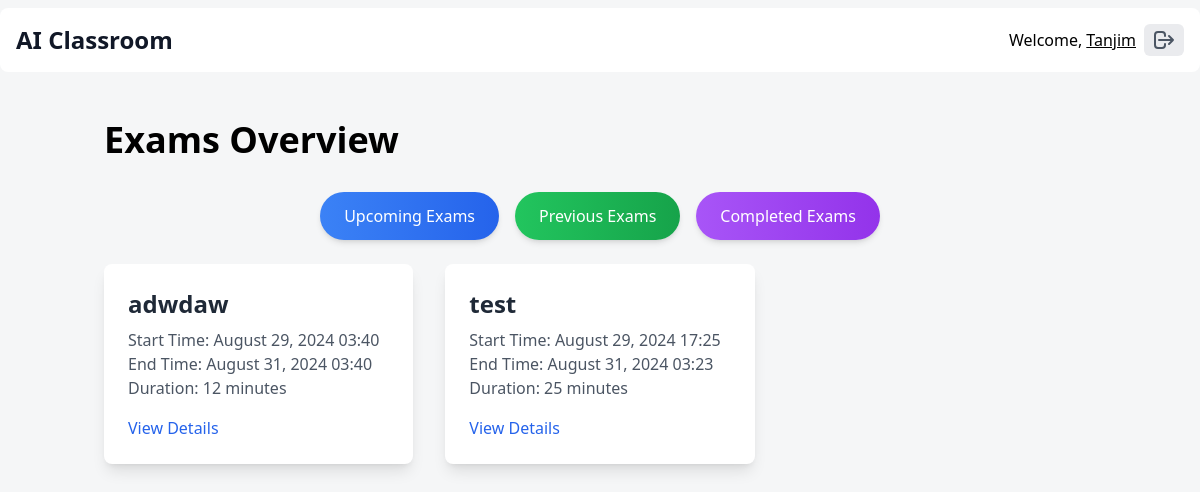
The page /exams/ (signed in) on the database as committed earlier.
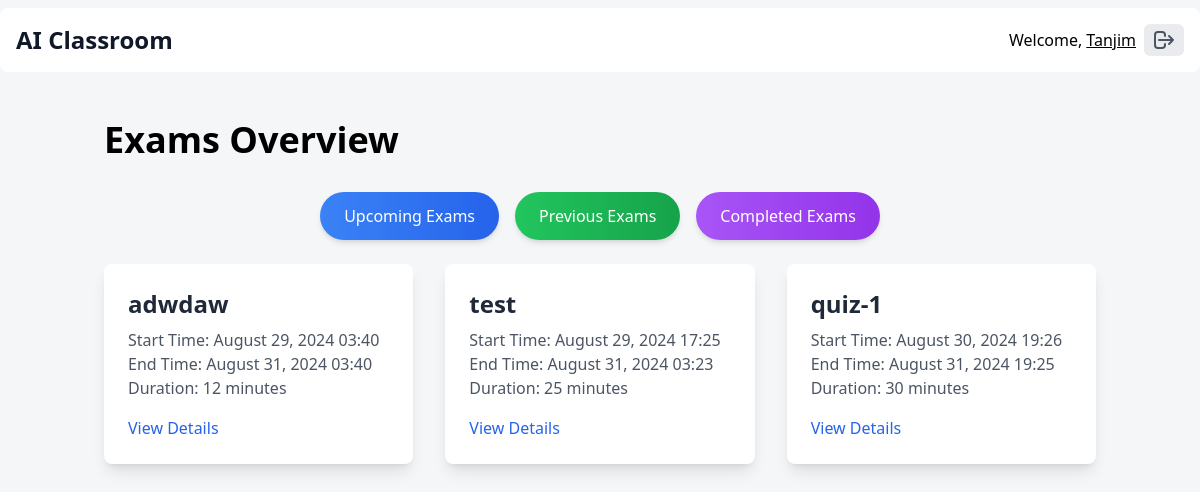
The same page on the database as committed later.
### home/models.py (models this page shows, shortened)
class Exam(models.Model):
    classroom = models.ForeignKey("Classroom", on_delete=models.CASCADE, related_name="exams")
    exam_id = models.UUIDField(default=uuid.uuid4, editable=False, unique=True)
    title = models.CharField(max_length=200)
    description = models.TextField(blank=True)
    start_time = models.DateTimeField()
    end_time = models.DateTimeField()
    duration_minutes = models.IntegerField(help_text="Duration in minutes")
    is_published = models.BooleanField(default=False)
    created_by = models.ForeignKey(settings.AUTH_USER_MODEL, on_delete=models.CASCADE, related_name="created_exams")
    created_at = models.DateTimeField(auto_now_add=True)
    updated_at = models.DateTimeField(auto_now=True)
    lessons = models.ManyToManyField("Lesson", related_name="exams", blank=True)
    question_count = models.IntegerField(default=0)

### home/views.py (the view)
# urls.py: path("exams/", views.exam_overview, name="exam_overview"),
@login_required
def exam_overview(request):
    user = request.user
    is_teacher = user.user_type == "teacher" or user.is_staff
    upcoming_exams = Exam.objects.filter(end_time__gt=timezone.now()).order_by("start_time")
    previous_exams = Exam.objects.filter(end_time__lte=timezone.now()).order_by("-start_time")
    context = {
        "is_teacher": is_teacher,
        "upcoming_exams": upcoming_exams,
        "previous_exams": previous_exams,
    }
    return render(request, "exam/exam_overview.html", context)

### home/templates/exam/exam_overview.html (shortened to what this page needs)
{% extends 'base.html' %}
{% block content %}
    <div class="container mx-auto px-4 py-12">
        <h2 class="text-4xl font-bold mb-8">Exams Overview</h2>
        <div class="tabs">
            <ul class="flex justify-center space-x-4 mb-6">
                <li>
                    <button id="tab1-btn"
                            onclick="showTab('tab1')"
                            class="inline-flex items-center px-6 py-3 bg-gradient-to-r from-blue-500 to-blue-600 text-white rounded-full shadow-md cursor-pointer hover:bg-blue-700 transition">
                        Upcoming Exams
                    </button>
                </li>
                <li>
                    <button id="tab2-btn"
                            onclick="showTab('tab2')"
                            class="inline-flex items-center px-6 py-3 bg-gradient-to-r from-green-500 to-green-600 text-white rounded-full shadow-md cursor-pointer hover:bg-green-700 transition">
                        Previous Exams
                    </button>
                </li>
                <li>
                    <button id="tab3-btn"
                            onclick="showTab('tab3')"
                            class="inline-flex items-center px-6 py-3 bg-gradient-to-r from-purple-500 to-purple-600 text-white rounded-full shadow-md cursor-pointer hover:bg-purple-700 transition">
                        Completed Exams
                    </button>
                </li>
            </ul>
            <div class="content">
                <section id="tab1-content" class="tab-content">
                    {% if upcoming_exams %}
                        <div class="grid gap-8 md:grid-cols-2 lg:grid-cols-3">
                            {% for exam in upcoming_exams %}
                                <div class="bg-white p-6 rounded-lg shadow-lg hover:shadow-xl transition-shadow">
                                    <h3 class="text-2xl font-semibold text-gray-800">{{ exam.title }}</h3>
                                    <p class="mt-2 text-gray-600">Start Time: {{ exam.start_time|date:"F d, Y H:i" }}</p>
                                    <p class="text-gray-600">End Time: {{ exam.end_time|date:"F d, Y H:i" }}</p>
                                    <p class="text-gray-600">Duration: {{ exam.duration_minutes }} minutes</p>
                                    <a href="{% url 'exam_detail' exam_id=exam.exam_id %}"
                                       class="mt-4 inline-block text-blue-600 hover:underline">View Details</a>
                                </div>
                            {% endfor %}
                        </div>
                    {% else %}
                        <p class="text-gray-500 italic">No upcoming exams.</p>
                    {% endif %}
                </section>
            </div>
        </div>
    </div>
{% endblock content %}

Rows that differ between the two databases and show on the page:
added Exam: title "quiz-1", start_time "August 30, 2024 19:26", end_time "August 31, 2024 19:25", duration_minutes "30"
